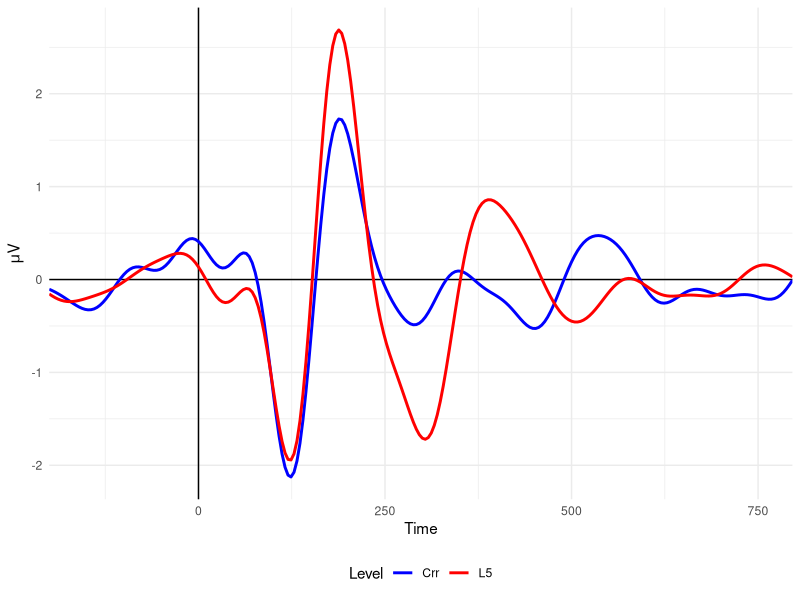
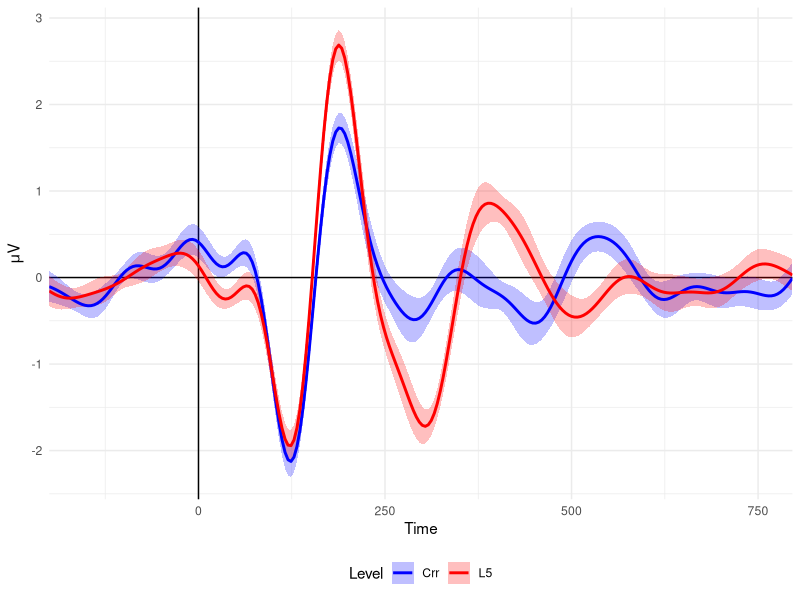
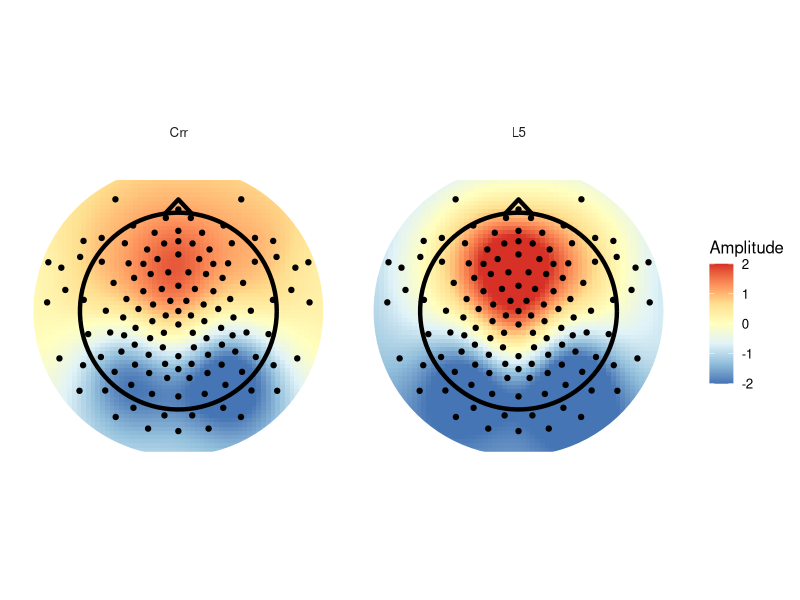
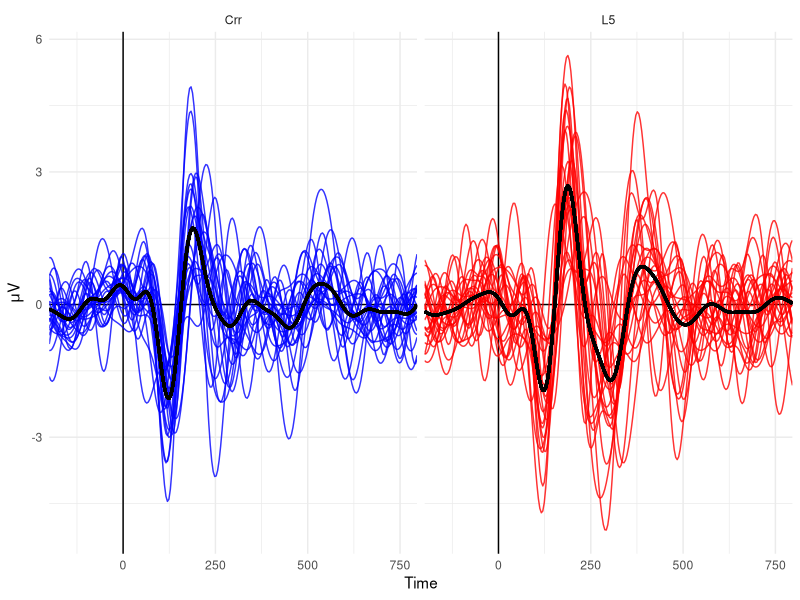
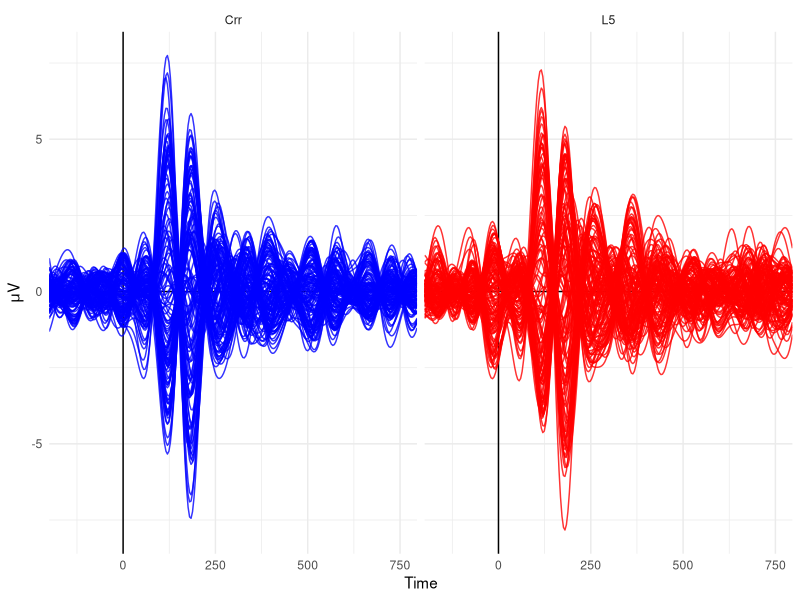
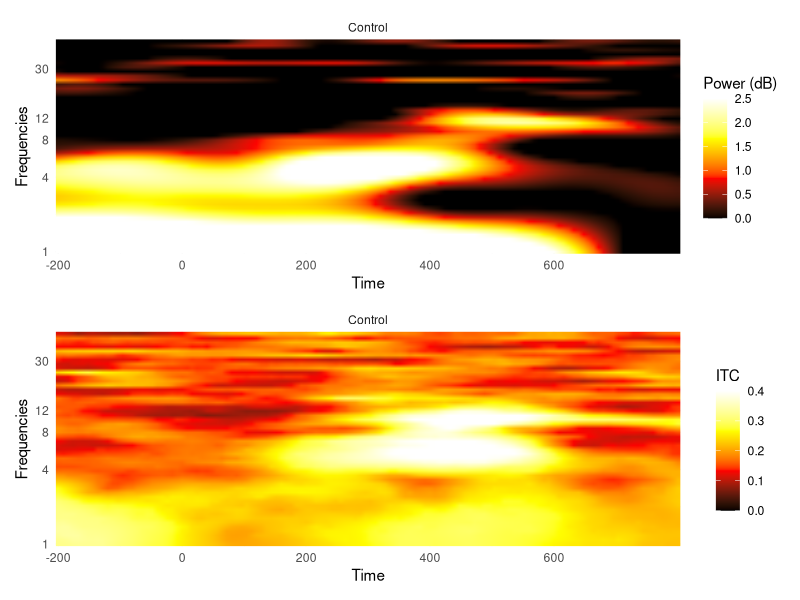

Source code (R) for these figures, in order: (Note: this script raises an error after producing the figures.)
## ---- chunk 1
knitr::opts_chunk$set(echo = FALSE, message = FALSE, warning = FALSE,fig.path = "doc/")

library(tidyverse)
library(magrittr)
library(scales)
library(patchwork)

## ---- chunk 2

grand_data <- read_csv("doc/grand_plot_data.csv") %>%    # load the data file
  as.tbl() %>% 
  mutate_at(.vars = c("Time","mean","sd"), .funs = as.numeric) %>% 
  mutate(Condition = as.factor(Condition),
         N  = as.integer(N),
         se = sd/sqrt(N)) %>% 
  separate(Condition,c('Group','Level'))

grand_data %>% 
  ggplot(aes(x = Time, y = mean,
             color = Level, fill = Level,
             group = Level)) +
  geom_vline(xintercept = 0) +
  geom_hline(yintercept = 0) +
  geom_line(size = 1) + 
  scale_x_continuous(expand = c(0, 0)) +
  scale_color_manual(values = c('blue','red')) +
  labs(x = "Time", y = expression(paste(mu,"V"))) +
  theme_minimal() + theme(legend.position="bottom")

## ---- chunk 3
grand_data %>% 
  ggplot(aes(x = Time, y = mean,
             color = Level, fill = Level,
             group = Level)) +
  geom_vline(xintercept = 0) +
  geom_hline(yintercept = 0) +
  geom_ribbon(aes(ymin = mean-se, ymax = mean+se),
              alpha = 0.25, color = NA) + 
  geom_line(size = 1) + 
  scale_x_continuous(expand = c(0, 0)) +
  scale_color_manual(values = c('blue','red')) +
  scale_fill_manual(values = c('blue','red')) +
  labs(x = "Time", y = expression(paste(mu,"V"))) +
  theme_minimal()+ theme(legend.position="bottom")
## ---- chunk 4

raw.data <- read.csv("doc/topo_plot_data.csv") %>%
  as.tbl() %>% 
  mutate(Condition   = as.factor(Condition),
         # convert Theta and Radius to (x,y)
         radianTheta = pi/180*Theta,
         x           = Radius*sin(radianTheta),
         y           = Radius*cos(radianTheta),
         r           = sqrt(x^2 + y^2))

expand.topo <- function(data, gridRes = NULL) {
  library(mgcv)
  if (is.null(gridRes))
    gridRes <- data[[1]] %$% unique(Channel) %>% {length(.)/2}
  
  res <- list()
  for (c in 1:length(data)) {
    LL <- data[[c]]
    
    minx <- min(LL$x)*1.1
    miny <- min(LL$y)*1.1
    maxx <- max(LL$x)*1.1
    maxy <- max(LL$y)*1.1
    
    tmp.GAM <- expand.grid(x = seq(minx*1.05,maxx*1.05,length = gridRes),
                           y = seq(miny*1.05,maxy*1.05,length = gridRes)) %>%
      data.frame()
    
    tmp.GAM$Amp <- LL %>%
      gam(Amp ~ s(x, y, bs = 'ts'), data = .) %>% 
      predict(tmp.GAM, type = "response")
    res[[c]] <- tmp.GAM %>% 
      filter(sqrt(x^2 + y^2) <= max(diff(range(x)),diff(range(y)))/2)
    rm(tmp.GAM)
  }
  return(res)
}

circleFun <- function(diameter = 1, center = c(0,0), npoints = 100) {
  r  <- diameter / 2
  tt <- seq(0,2*pi,length.out = npoints)
  xx <- center[1] + r * cos(tt)
  yy <- center[2] + r * sin(tt)
  return(data.frame(x = xx, y = yy))
}

# Topo theme
theme_topo <- function(base_size = 12) {
  theme_bw(base_size = base_size) %+replace%
    theme(rect       = element_blank(),
          line       = element_blank(),
          axis.text  = element_blank(),
          axis.title = element_blank()
    )
}

chanlocs <- raw.data %>% 
  select(Channel, x, y) %>%
  distinct()

diam      <- chanlocs %$%
  max(diff(range(x)),diff(range(y))) # can be adjusted
head <- list()
head$shape <- circleFun(diam*0.75)
head$mask  <- circleFun(diam*1.15)
head$nose  <- data.frame(x = c(-.075,0,.075),
                         y = c(-.005,.075,-.005) + max(head$shape$y))

topo.data <- raw.data %>% 
  group_by(Condition,TimePnt) %>% 
  select(Condition,TimePnt,Channel,x,y,Amp) %>% 
  nest() %>%
  mutate(data = expand.topo(data)) %>% 
  unnest() %>% 
  separate(Condition,c('Group','Level'))

ggplot(topo.data,aes(x, y)) +
  ## The Topos
  geom_raster(aes(fill = Amp))+
  facet_grid(~Level) +
  ## The Head
  geom_path(data = head$mask, color = "white",size = 4) +
  geom_path(data = head$nose, size = 1.5) +
  geom_path(data = head$shape, size = 1.5) +
  ## The Channels
  geom_point(data = chanlocs) +
  ## Design
  scale_fill_distiller(palette = "RdYlBu", direction = -1,
                       limits = c(-2,2), oob = squish) +
  labs(fill = "Amplitude") +
  theme_topo() +
  coord_equal()

## ---- chunk 5

butterfly_data <- read_csv("doc/butterfly_plot_data.csv") %>% # load the data file
  group_by(Condition,Time) %>% 
  mutate(meanAmp = mean(amp)) %>% 
  ungroup() %>% 
  separate(Condition,c('Group','Level'))

butterfly_data %>% 
  ggplot(aes(x = Time, y = amp,
             color = Level,
             group = ID)) + 
  facet_wrap(~Level) +
  geom_vline(xintercept = 0) + 
  geom_hline(yintercept = 0) + 
  geom_line(alpha = 0.8) + 
  geom_line(aes(y = meanAmp), color = "black", size = 1) +
  scale_x_continuous(expand = c(0, 0)) +
  scale_color_manual(values = c('blue','red')) +
  labs(x = "Time", y = expression(paste(mu,"V"))) +
  theme_minimal()+ theme(legend.position="none")

## ---- chunk 6

trace_data <- read_csv("doc/trace_plot_data.csv") %>% 
  separate(Condition,c('Group','Level'))

trace_data %>% 
  ggplot(aes(x = Time, y = amp,
             color = Level,
             group = ID)) + 
  facet_wrap(~Level) +
  geom_vline(xintercept = 0) + 
  geom_hline(yintercept = 0) + 
  geom_line(alpha = 0.8) + 
  scale_x_continuous(expand = c(0, 0)) + 
  scale_color_manual(values = c('blue','red')) +
  labs(x = "Time", y = expression(paste(mu,"V"))) +
  theme_minimal()+ theme(legend.position="none")

## ---- chunk 7

df <- read_csv("doc/TFplot_data.csv") %>% 
  separate(Condition,'Level')

# Plot --------------------------------------------------------------------

# Use geom_raster to plot y-axis scale as is
ersp_plot <- ggplot(df,aes(Time, Frequencies, fill = ersp)) + # or fill = itc
  geom_raster(interpolate = T) +
  facet_grid(.~Level) +
  scale_y_log10(breaks = c(1,4,8,12,30), expand = c(0, 0)) + # if Frequencies are log-spaced
  scale_x_continuous(breaks = seq(-200,700,by = 200), expand = c(0, 0)) +
  scale_fill_gradientn(colors = c('black','red','yellow','white'),
                       limits = c(0,2.5),oob=squish) +
  theme_minimal() +
  labs(fill = 'Power (dB)')

itc_plot <- ggplot(df,aes(Time, Frequencies, fill = itc)) + # or fill = itc
  geom_raster(interpolate = T) +
  facet_grid(.~Level) +
  scale_y_log10(breaks = c(1,4,8,12,30), expand = c(0, 0)) + # if Frequencies are log-spaced
  scale_x_continuous(breaks = seq(-200,700,by = 200), expand = c(0, 0)) +
  scale_fill_gradientn(colors = c('black','red','yellow','white'),
                       limits = c(0,0.4),oob=squish) +
  theme_minimal() +
  labs(fill = 'ITC')

ersp_plot/itc_plot

## ---- chunk 8
raw.data <- read.csv("doc/TFtopo_data.csv") %>%
  as.tbl() %>% 
  mutate(Condition   = as.factor(Condition),
         # convert Theta and Radius to (x,y)
         radianTheta = pi/180*Theta,
         x           = Radius*sin(radianTheta),
         y           = Radius*cos(radianTheta),
         r           = sqrt(x^2 + y^2))


expand.topo <- function(data, gridRes = NULL) {
  if (is.null(gridRes))
    gridRes <- data %$% unique(Channel) %>% {length(.)/2}
  
  range_x <- range(data$x)*1.15
  range_y <- range(data$y)*1.15
  
  tmp.GAM <- expand.grid(x = seq(range_x[1],range_x[2],length = gridRes),
                         y = seq(range_y[1],range_y[2],length = gridRes)) %>%
    data.frame()
  tmp.GAM$Amp <- gam(Amp ~ s(x, y, bs = 'ts'), data = data) %>% 
    predict(tmp.GAM, type = "response")
  tmp.GAM %>% 
    filter(sqrt(x^2 + y^2) <= max(diff(range(x)),diff(range(y)))/2)
}

circleFun <- function(diameter = 1, center = c(0,0), npoints = 100) {
  r  <- diameter / 2
  tt <- seq(0,2*pi,length.out = npoints)
  xx <- center[1] + r * cos(tt)
  yy <- center[2] + r * sin(tt)
  return(data.frame(x = xx, y = yy))
}

# Topo theme
theme_topo <- function(base_size = 12) {
  theme_bw(base_size = base_size) %+replace%
    theme(rect       = element_blank(),
          line       = element_blank(),
          axis.text  = element_blank(),
          axis.title = element_blank()
    )
}

# Channel Data
chanlocs <- raw.data %>% 
  select(Channel, x, y) %>%
  distinct()

# Head Shapes
diam <- chanlocs %>%
  select(x,y) %>% 
  map_dbl(~diff(range(.))) %>% max()
head <- list(
  shape = circleFun(diam*0.75),
  mask  = circleFun(diam*1.15),
  nose  = data.frame(x = c(-.075,0,.075),
                     y = c(-.005,.075,-.005) + diam*0.375)
  
)

# Topo Data
topo.data <- raw.data %>% 
  select(Condition,TimePnt,Channel,x,y,Amp) %>% 
  separate(Condition,c('Level','Group','Band')) %>% 
  mutate(Band = factor(Band, labels = c('Theta (4-8Hz)','Gamma (8-12Hz)'))) %>% 
  group_by(Level,Band) %>% 
  nest() %>%
  mutate(data = map(data,expand.topo)) %>% 
  unnest()

# Plot
ggplot(topo.data,aes(x, y)) +
  geom_raster(aes(fill = Amp))+
  facet_grid(Band~Level) +
  geom_path(data = head$mask, color = "white",size = 4) +
  geom_path(data = head$nose, size = 1.5) +
  geom_path(data = head$shape, size = 1.5) +
  scale_fill_gradientn(colors = c('white','cyan','blue','black','red','yellow','white'),
                       limits = c(-2,2), oob = squish) +
  labs(fill = "Power (dB)") +
  theme_topo() +
  coord_equal()

